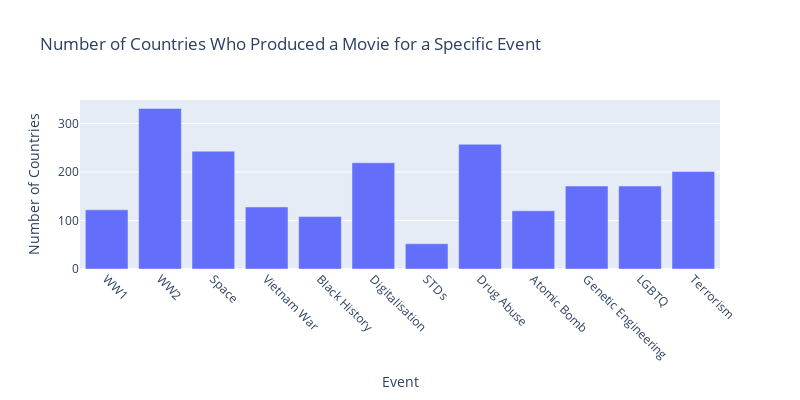

Notebook code for this chart:
### Markdown cell above
>One measure of the impact a historical event had, is to see how the event was experienced internationally. By looking at the number of countries that produced a movie about a specific event we plan to see how impactful this specific event was.

### Code cell
# Count the number of unique countries that produced a movie concerning a specific event

dataframes_events = []

for event in events:
    dataframes_events.append(movie_affected_to_event(movies_events, event))
unique_country_counts = [df['country'].apply(tuple).nunique() for df in dataframes_events]


# Bar Plot

fig = px.bar(x=events, y=unique_country_counts, labels={'x': 'Event', 'y': 'Number of Countries'},
             title='Number of Countries Who Produced a Movie for a Specific Event', width=800, height=400)

fig.update_layout(xaxis=dict(tickangle=45, tickmode='array', tickvals=list(range(len(events))), ticktext=events))

fig.show()

### Figure 1 — Plotly figure (JSON) as saved in the notebook; plotly's stock layout.template omitted (floating-point values rounded to 4 significant figures)
{"data": [{"alignmentgroup": "True", "hovertemplate": "Event=%{x}<br>Number of Countries=%{y}<extra></extra>", "legendgroup": "", "marker": {"color": "#636efa", "pattern": {"shape": ""}}, "name": "", "offsetgroup": "", "orientation": "v", "showlegend": false, "textposition": "auto", "type": "bar", "x": ["WW1", "WW2", "Space", "Vietnam War", "Black History", "Digitalisation", "STDs", "Drug Abuse", "Atomic Bomb", "Genetic Engineering", "LGBTQ", "Terrorism"], "xaxis": "x", "y": [122, 331, 243, 128, 108, 219, 52, 257, 120, 171, 171, 201], "yaxis": "y"}], "layout": {"barmode": "relative", "height": 400, "legend": {"tracegroupgap": 0}, "title": {"text": "Number of Countries Who Produced a Movie for a Specific Event"}, "width": 800, "xaxis": {"anchor": "y", "domain": [0, 1], "tickangle": 45, "tickmode": "array", "ticktext": ["WW1", "WW2", "Space", "Vietnam War", "Black History", "Digitalisation", "STDs", "Drug Abuse", "Atomic Bomb", "Genetic Engineering", "LGBTQ", "Terrorism"], "tickvals": [0, 1, 2, 3, 4, 5, 6, 7, 8, 9, 10, 11], "title": {"text": "Event"}}, "yaxis": {"anchor": "x", "domain": [0, 1], "title": {"text": "Number of Countries"}}}}
